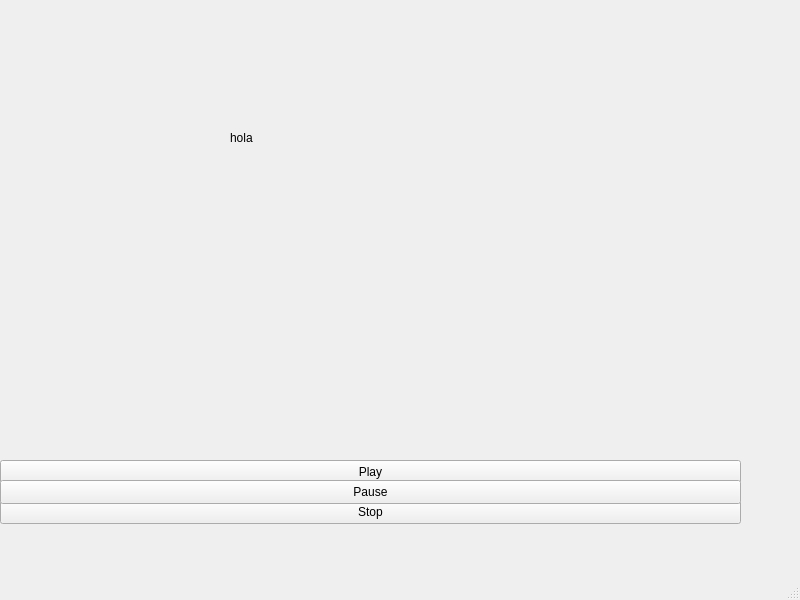
<?xml version="1.0" encoding="UTF-8"?>
<ui version="4.0">
 <class>MainWindow</class>
 <widget class="QMainWindow" name="MainWindow">
  <property name="geometry">
   <rect>
    <x>0</x>
    <y>0</y>
    <width>800</width>
    <height>600</height>
   </rect>
  </property>
  <property name="windowTitle">
   <string>MainWindow</string>
  </property>
  <widget class="QWidget" name="centralwidget">
   <widget class="QLabel" name="lblTitle">
    <property name="geometry">
     <rect>
      <x>230</x>
      <y>130</y>
      <width>49</width>
      <height>16</height>
     </rect>
    </property>
    <property name="text">
     <string>hola</string>
    </property>
   </widget>
   <widget class="QPushButton" name="PlayBtn">
    <property name="geometry">
     <rect>
      <x>0</x>
      <y>460</y>
      <width>741</width>
      <height>24</height>
     </rect>
    </property>
    <property name="text">
     <string>Play</string>
    </property>
   </widget>
   <widget class="QPushButton" name="StopBtn">
    <property name="geometry">
     <rect>
      <x>0</x>
      <y>500</y>
      <width>741</width>
      <height>24</height>
     </rect>
    </property>
    <property name="text">
     <string>Stop</string>
    </property>
   </widget>
   <widget class="QPushButton" name="PauseBtn2">
    <property name="geometry">
     <rect>
      <x>0</x>
      <y>480</y>
      <width>741</width>
      <height>24</height>
     </rect>
    </property>
    <property name="text">
     <string>Pause</string>
    </property>
   </widget>
  </widget>
  <widget class="QMenuBar" name="menubar">
   <property name="geometry">
    <rect>
     <x>0</x>
     <y>0</y>
     <width>800</width>
     <height>33</height>
    </rect>
   </property>
  </widget>
  <widget class="QStatusBar" name="statusbar"/>
 </widget>
 <resources/>
 <connections/>
</ui>
